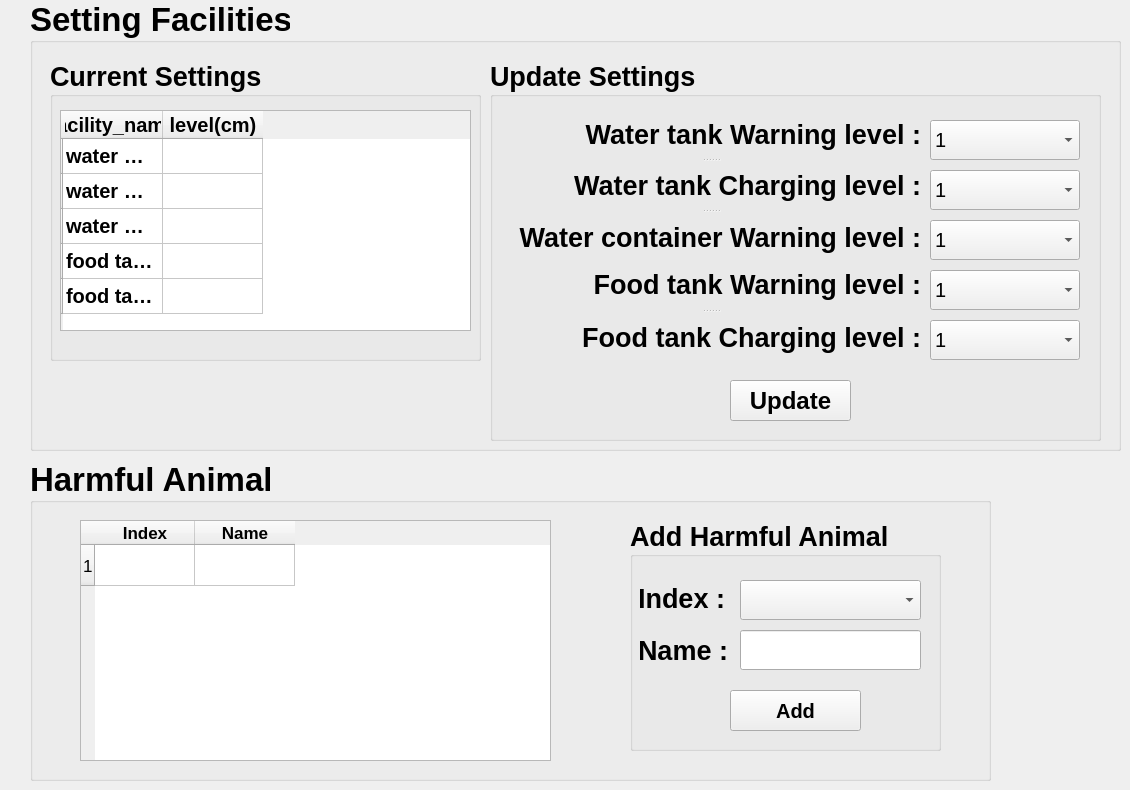
    <widget class="QWidget" name="register_others_page">
     <widget class="QGroupBox" name="groupBox_21">
      <property name="geometry">
       <rect>
        <x>30</x>
        <y>0</y>
        <width>1091</width>
        <height>451</height>
       </rect>
      </property>
      <property name="font">
       <font>
        <pointsize>25</pointsize>
        <weight>75</weight>
        <bold>true</bold>
       </font>
      </property>
      <property name="title">
       <string>Setting Facilities</string>
      </property>
      <widget class="QGroupBox" name="groupBox_12">
       <property name="geometry">
        <rect>
         <x>20</x>
         <y>60</y>
         <width>431</width>
         <height>301</height>
        </rect>
       </property>
       <property name="font">
        <font>
         <pointsize>20</pointsize>
         <weight>75</weight>
         <bold>true</bold>
        </font>
       </property>
       <property name="title">
        <string>Current Settings</string>
       </property>
       <widget class="QTableWidget" name="facility_table">
        <property name="geometry">
         <rect>
          <x>10</x>
          <y>50</y>
          <width>411</width>
          <height>221</height>
         </rect>
        </property>
        <property name="font">
         <font>
          <pointsize>15</pointsize>
          <weight>75</weight>
          <bold>true</bold>
         </font>
        </property>
        <row>
         <property name="text">
          <string/>
         </property>
        </row>
        <row>
         <property name="text">
          <string/>
         </property>
        </row>
        <row>
         <property name="text">
          <string/>
         </property>
        </row>
        <row>
         <property name="text">
          <string/>
         </property>
        </row>
        <row>
         <property name="text">
          <string/>
         </property>
        </row>
        <column>
         <property name="text">
          <string>facility_name</string>
         </property>
        </column>
        <column>
         <property name="text">
          <string>level(cm)</string>
         </property>
        </column>
        <item row="0" column="0">
         <property name="text">
          <string>water tank warning level</string>
         </property>
        </item>
        <item row="1" column="0">
         <property name="text">
          <string>water tank charging level</string>
         </property>
        </item>
        <item row="2" column="0">
         <property name="text">
          <string>water container warning level</string>
         </property>
        </item>
        <item row="3" column="0">
         <property name="text">
          <string>food tank warning level</string>
         </property>
        </item>
        <item row="4" column="0">
         <property name="text">
          <string>food tank charging level</string>
         </property>
        </item>
       </widget>
      </widget>
      <widget class="QGroupBox" name="groupBox_13">
       <property name="geometry">
        <rect>
         <x>460</x>
         <y>60</y>
         <width>611</width>
         <height>381</height>
        </rect>
       </property>
       <property name="font">
        <font>
         <pointsize>20</pointsize>
         <weight>75</weight>
         <bold>true</bold>
        </font>
       </property>
       <property name="title">
        <string>Update Settings</string>
       </property>
       <widget class="QSplitter" name="splitter_29">
        <property name="geometry">
         <rect>
          <x>10</x>
          <y>200</y>
          <width>421</width>
          <height>101</height>
         </rect>
        </property>
        <property name="orientation">
         <enum>Qt::Vertical</enum>
        </property>
        <widget class="QLabel" name="label_192">
         <property name="font">
          <font>
           <pointsize>20</pointsize>
           <weight>75</weight>
           <bold>true</bold>
          </font>
         </property>
         <property name="text">
          <string>Food tank Warning level :</string>
         </property>
         <property name="textFormat">
          <enum>Qt::AutoText</enum>
         </property>
         <property name="alignment">
          <set>Qt::AlignRight|Qt::AlignTrailing|Qt::AlignVCenter</set>
         </property>
        </widget>
        <widget class="QLabel" name="label_193">
         <property name="font">
          <font>
           <pointsize>20</pointsize>
           <weight>75</weight>
           <bold>true</bold>
          </font>
         </property>
         <property name="text">
          <string>Food tank Charging level :</string>
         </property>
         <property name="alignment">
          <set>Qt::AlignRight|Qt::AlignTrailing|Qt::AlignVCenter</set>
         </property>
        </widget>
       </widget>
       <widget class="QSplitter" name="splitter_28">
        <property name="geometry">
         <rect>
          <x>10</x>
          <y>50</y>
          <width>421</width>
          <height>151</height>
         </rect>
        </property>
        <property name="orientation">
         <enum>Qt::Vertical</enum>
        </property>
        <widget class="QLabel" name="label_189">
         <property name="font">
          <font>
           <pointsize>20</pointsize>
           <weight>75</weight>
           <bold>true</bold>
          </font>
         </property>
         <property name="text">
          <string>Water tank Warning level :</string>
         </property>
         <property name="textFormat">
          <enum>Qt::AutoText</enum>
         </property>
         <property name="alignment">
          <set>Qt::AlignRight|Qt::AlignTrailing|Qt::AlignVCenter</set>
         </property>
        </widget>
        <widget class="QLabel" name="label_190">
         <property name="font">
          <font>
           <pointsize>20</pointsize>
           <weight>75</weight>
           <bold>true</bold>
          </font>
         </property>
         <property name="text">
          <string>Water tank Charging level :</string>
         </property>
         <property name="alignment">
          <set>Qt::AlignRight|Qt::AlignTrailing|Qt::AlignVCenter</set>
         </property>
        </widget>
        <widget class="QLabel" name="label_191">
         <property name="font">
          <font>
           <pointsize>20</pointsize>
           <weight>75</weight>
           <bold>true</bold>
          </font>
         </property>
         <property name="text">
          <string>Water container Warning level :</string>
         </property>
         <property name="alignment">
          <set>Qt::AlignRight|Qt::AlignTrailing|Qt::AlignVCenter</set>
         </property>
        </widget>
       </widget>
       <widget class="QPushButton" name="update_button">
        <property name="geometry">
         <rect>
          <x>240</x>
          <y>320</y>
          <width>121</width>
          <height>41</height>
         </rect>
        </property>
        <property name="font">
         <font>
          <pointsize>18</pointsize>
          <weight>75</weight>
          <bold>true</bold>
         </font>
        </property>
        <property name="styleSheet">
         <string notr="true"/>
        </property>
        <property name="text">
         <string>Update</string>
        </property>
       </widget>
       <widget class="QComboBox" name="food_tank_charging_level_box">
        <property name="geometry">
         <rect>
          <x>440</x>
          <y>260</y>
          <width>150</width>
          <height>40</height>
         </rect>
        </property>
        <property name="font">
         <font>
          <pointsize>15</pointsize>
          <weight>50</weight>
          <bold>false</bold>
         </font>
        </property>
        <item>
         <property name="text">
          <string>1</string>
         </property>
        </item>
        <item>
         <property name="text">
          <string>2</string>
         </property>
        </item>
        <item>
         <property name="text">
          <string>3</string>
         </property>
        </item>
        <item>
         <property name="text">
          <string>4</string>
         </property>
        </item>
        <item>
         <property name="text">
          <string>5</string>
         </property>
        </item>
        <item>
         <property name="text">
          <string>6</string>
         </property>
        </item>
        <item>
         <property name="text">
          <string>7</string>
         </property>
        </item>
        <item>
         <property name="text">
          <string>8</string>
         </property>
        </item>
        <item>
         <property name="text">
          <string>9</string>
         </property>
        </item>
        <item>
         <property name="text">
          <string>10</string>
         </property>
        </item>
       </widget>
       <widget class="QComboBox" name="water_tank_charging_level_box">
        <property name="geometry">
         <rect>
          <x>440</x>
          <y>110</y>
          <width>150</width>
          <height>40</height>
         </rect>
        </property>
        <property name="font">
         <font>
          <pointsize>15</pointsize>
          <weight>50</weight>
          <bold>false</bold>
         </font>
        </property>
        <item>
         <property name="text">
          <string>1</string>
         </property>
        </item>
        <item>
         <property name="text">
          <string>2</string>
         </property>
        </item>
        <item>
         <property name="text">
          <string>3</string>
         </property>
        </item>
        <item>
         <property name="text">
          <string>4</string>
         </property>
        </item>
        <item>
         <property name="text">
          <string>5</string>
         </property>
        </item>
        <item>
         <property name="text">
          <string>6</string>
         </property>
        </item>
        <item>
         <property name="text">
          <string>7</string>
         </property>
        </item>
        <item>
         <property name="text">
          <string>8</string>
         </property>
        </item>
        <item>
         <property name="text">
          <string>9</string>
         </property>
        </item>
        <item>
         <property name="text">
          <string>10</string>
         </property>
        </item>
       </widget>
       <widget class="QComboBox" name="food_tank_warning_level_box">
        <property name="geometry">
         <rect>
          <x>440</x>
          <y>210</y>
          <width>150</width>
          <height>40</height>
         </rect>
        </property>
        <property name="font">
         <font>
          <pointsize>15</pointsize>
          <weight>50</weight>
          <bold>false</bold>
         </font>
        </property>
        <item>
         <property name="text">
          <string>1</string>
         </property>
        </item>
        <item>
         <property name="text">
          <string>2</string>
         </property>
        </item>
        <item>
         <property name="text">
          <string>3</string>
         </property>
        </item>
        <item>
         <property name="text">
          <string>4</string>
         </property>
        </item>
        <item>
         <property name="text">
          <string>5</string>
         </property>
        </item>
        <item>
         <property name="text">
          <string>6</string>
         </property>
        </item>
        <item>
         <property name="text">
          <string>7</string>
         </property>
        </item>
        <item>
         <property name="text">
          <string>8</string>
         </property>
        </item>
        <item>
         <property name="text">
          <string>9</string>
         </property>
        </item>
        <item>
         <property name="text">
          <string>10</string>
         </property>
        </item>
       </widget>
       <widget class="QComboBox" name="water_container_warning_level_box">
        <property name="geometry">
         <rect>
          <x>440</x>
          <y>160</y>
          <width>150</width>
          <height>40</height>
         </rect>
        </property>
        <property name="font">
         <font>
          <pointsize>15</pointsize>
          <weight>50</weight>
          <bold>false</bold>
         </font>
        </property>
        <item>
         <property name="text">
          <string>1</string>
         </property>
        </item>
        <item>
         <property name="text">
          <string>2</string>
         </property>
        </item>
        <item>
         <property name="text">
          <string>3</string>
         </property>
        </item>
        <item>
         <property name="text">
          <string>4</string>
         </property>
        </item>
        <item>
         <property name="text">
          <string>5</string>
         </property>
        </item>
        <item>
         <property name="text">
          <string>6</string>
         </property>
        </item>
        <item>
         <property name="text">
          <string>7</string>
         </property>
        </item>
        <item>
         <property name="text">
          <string>8</string>
         </property>
        </item>
        <item>
         <property name="text">
          <string>9</string>
         </property>
        </item>
        <item>
         <property name="text">
          <string>10</string>
         </property>
        </item>
       </widget>
       <widget class="QComboBox" name="water_tank_warning_level_box">
        <property name="geometry">
         <rect>
          <x>440</x>
          <y>60</y>
          <width>150</width>
          <height>40</height>
         </rect>
        </property>
        <property name="font">
         <font>
          <pointsize>15</pointsize>
          <weight>50</weight>
          <bold>false</bold>
         </font>
        </property>
        <property name="editable">
         <bool>false</bool>
        </property>
        <item>
         <property name="text">
          <string>1</string>
         </property>
        </item>
        <item>
         <property name="text">
          <string>2</string>
         </property>
        </item>
        <item>
         <property name="text">
          <string>3</string>
         </property>
        </item>
        <item>
         <property name="text">
          <string>4</string>
         </property>
        </item>
        <item>
         <property name="text">
          <string>5</string>
         </property>
        </item>
        <item>
         <property name="text">
          <string>6</string>
         </property>
        </item>
        <item>
         <property name="text">
          <string>7</string>
         </property>
        </item>
        <item>
         <property name="text">
          <string>8</string>
         </property>
        </item>
        <item>
         <property name="text">
          <string>9</string>
         </property>
        </item>
        <item>
         <property name="text">
          <string>10</string>
         </property>
        </item>
       </widget>
      </widget>
     </widget>
     <widget class="QGroupBox" name="groupBox_23">
      <property name="geometry">
       <rect>
        <x>30</x>
        <y>460</y>
        <width>961</width>
        <height>321</height>
       </rect>
      </property>
      <property name="font">
       <font>
        <pointsize>25</pointsize>
        <weight>75</weight>
        <bold>true</bold>
       </font>
      </property>
      <property name="title">
       <string>Harmful Animal</string>
      </property>
      <widget class="QTableWidget" name="harmful_animal_table">
       <property name="geometry">
        <rect>
         <x>50</x>
         <y>60</y>
         <width>471</width>
         <height>241</height>
        </rect>
       </property>
       <property name="font">
        <font>
         <pointsize>13</pointsize>
         <weight>50</weight>
         <bold>false</bold>
        </font>
       </property>
       <row>
        <property name="text">
         <string>1</string>
        </property>
       </row>
       <column>
        <property name="text">
         <string>Index</string>
        </property>
        <property name="font">
         <font>
          <pointsize>13</pointsize>
          <weight>75</weight>
          <bold>true</bold>
         </font>
        </property>
       </column>
       <column>
        <property name="text">
         <string>Name</string>
        </property>
        <property name="font">
         <font>
          <pointsize>13</pointsize>
          <weight>75</weight>
          <bold>true</bold>
         </font>
        </property>
       </column>
      </widget>
      <widget class="QGroupBox" name="groupBox_11">
       <property name="geometry">
        <rect>
         <x>600</x>
         <y>60</y>
         <width>311</width>
         <height>231</height>
        </rect>
       </property>
       <property name="font">
        <font>
         <pointsize>20</pointsize>
         <weight>75</weight>
         <bold>true</bold>
        </font>
       </property>
       <property name="title">
        <string>Add Harmful Animal</string>
       </property>
       <widget class="QPushButton" name="add_harmful_animal_button">
        <property name="geometry">
         <rect>
          <x>100</x>
          <y>170</y>
          <width>131</width>
          <height>41</height>
         </rect>
        </property>
        <property name="font">
         <font>
          <pointsize>15</pointsize>
          <weight>75</weight>
          <bold>true</bold>
         </font>
        </property>
        <property name="styleSheet">
         <string notr="true"/>
        </property>
        <property name="text">
         <string>Add</string>
        </property>
       </widget>
       <widget class="QLabel" name="label_195">
        <property name="geometry">
         <rect>
          <x>10</x>
          <y>58</y>
          <width>85</width>
          <height>41</height>
         </rect>
        </property>
        <property name="font">
         <font>
          <pointsize>20</pointsize>
          <weight>75</weight>
          <bold>true</bold>
         </font>
        </property>
        <property name="text">
         <string>Index :</string>
        </property>
        <property name="alignment">
         <set>Qt::AlignRight|Qt::AlignTrailing|Qt::AlignVCenter</set>
        </property>
       </widget>
       <widget class="QLineEdit" name="harmful_animal_name_edit">
        <property name="geometry">
         <rect>
          <x>110</x>
          <y>110</y>
          <width>181</width>
          <height>40</height>
         </rect>
        </property>
        <property name="font">
         <font>
          <pointsize>15</pointsize>
          <weight>50</weight>
          <bold>false</bold>
         </font>
        </property>
       </widget>
       <widget class="QLabel" name="label_194">
        <property name="geometry">
         <rect>
          <x>10</x>
          <y>110</y>
          <width>88</width>
          <height>41</height>
         </rect>
        </property>
        <property name="font">
         <font>
          <pointsize>20</pointsize>
          <weight>75</weight>
          <bold>true</bold>
         </font>
        </property>
        <property name="text">
         <string>Name :</string>
        </property>
        <property name="textFormat">
         <enum>Qt::AutoText</enum>
        </property>
        <property name="alignment">
         <set>Qt::AlignRight|Qt::AlignTrailing|Qt::AlignVCenter</set>
        </property>
       </widget>
       <widget class="QComboBox" name="harmful_animal_index_box">
        <property name="geometry">
         <rect>
          <x>110</x>
          <y>60</y>
          <width>181</width>
          <height>40</height>
         </rect>
        </property>
        <property name="font">
         <font>
          <pointsize>15</pointsize>
          <weight>50</weight>
          <bold>false</bold>
         </font>
        </property>
       </widget>
      </widget>
     </widget>
    </widget>
